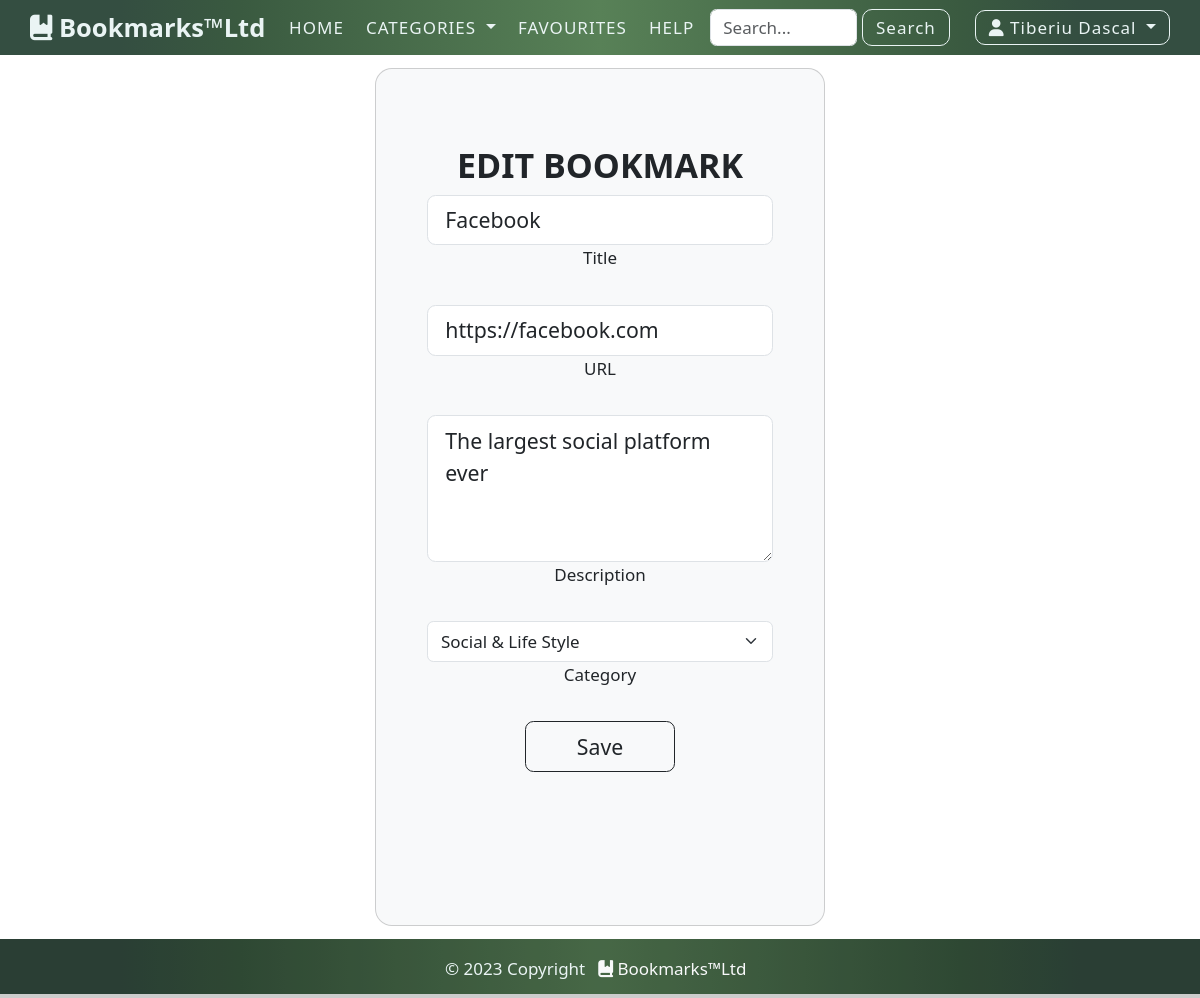
The app's page /edit_bookmark.php?id=2 (signed in) with its own data.
### tables this page shows
CREATE TABLE `bookmarks` (
  `id` int(10) unsigned NOT NULL AUTO_INCREMENT,
  `title` varchar(255) NOT NULL,
  `URL` varchar(300) NOT NULL,
  `description` text DEFAULT NULL,
  `date_created` datetime NOT NULL DEFAULT current_timestamp(),
  `date_modified` datetime DEFAULT NULL,
  `owner_id` int(11) unsigned NOT NULL,
  `category_id` int(10) unsigned DEFAULT NULL,
  PRIMARY KEY (`id`),
  KEY `fk_bookmarks_users` (`owner_id`),
  KEY `fk_bookmarks_categories` (`category_id`) USING BTREE,
  CONSTRAINT `FK_bookmarks_categories` FOREIGN KEY (`category_id`) REFERENCES `categories` (`id`),
  CONSTRAINT `fk_bookmarks_users` FOREIGN KEY (`owner_id`) REFERENCES `users` (`id`)
);

### edit_bookmark.php (called while the page is built, shortened)
<?php
require_once 'classes/Database.php';
require_once 'classes/Bookmark.php';
require_once 'classes/Category.php';
include 'templates/header.php';
$form_title = "Edit";
$id = $_GET['id'];
$db = new Database();
$bm = new Bookmark($db);
$bookmark = $bm->getBookmarkById($id);
$title = $bookmark['title'];
$url = $bookmark['URL'];
$description = $bookmark['description'];
include 'templates/t_bookmark.php';
include 'templates/footer.php';

### classes/Database.php (called while the page is built, shortened)
<?php
class Database
{
    private $conn;
    public function __construct()
    {
        $this->conn = new mysqli(DB_HOST, DB_USER, DB_PASS, DB_NAME);
        $this->conn->set_charset('utf8');
    }
    public function query($sql)
    {
        return $this->conn->query($sql);
    }
}

### classes/Bookmark.php (called while the page is built, shortened)
<?php
class Bookmark
{
    private $db;
    public function __construct(Database $database)
    {
        $this->db = $database;
    }
    public function getBookmarkById($id)
    {
        $id = (int)$id;
        $sql = "SELECT * FROM bookmarks WHERE id = $id";
        $result = $this->db->query($sql);
        return $result->fetch_assoc();
    }
}

### classes/Category.php (called while the page is built, shortened)
<?php
class Category{
    private $db;
    public function __construct(Database $database)
    {
        $this->db = $database;
    }
    public function getAllCategories()
    {
        $sql = "SELECT * FROM categories";
        $row = $this->db->query($sql);
        $results = array();
        while($result = $row->fetch_assoc()){
            $results[] = $result;
        }
        return $results;
    }
}

### templates/t_bookmark.php (the view)
<form method="POST">
    <section class="gradient-custom">
        <div class="container py-2 h-100">
            <div class="row d-flex justify-content-center align-items-center h-100">
                <div class="col-12 col-md-8 col-lg-6 col-xl-5">
                    <div class="card bg-light text-dark" style="border-radius: 1rem;">
                        <div class="card-body p-5 text-center">
                            <div class="mb-md-5 mt-md-4 pb-5">
                                <h2 class="fw-bold mb-2 text-uppercase"><?=$form_title?> Bookmark</h2>
                                <div class="form-outline form-white mb-4">
                                    <input type="text" name="title" id="title" class="form-control form-control-lg"
                                           value="<?php if(isset($title)) { echo $title; } ?>" required autofocus />
                                    <label class="form-label" for="title">Title</label>
                                </div>
                                <div class="form-outline form-white mb-4">
                                    <input type="url" name="url" id="url" class="form-control form-control-lg"
                                           value="<?php if(isset($url)) { echo $url; } ?>" required/>
                                    <label class="form-label" for="url">URL</label>
                                </div>
                                <div class="form-outline form-white mb-4">
                                    <textarea name="description" id="description" class="form-control form-control-lg" rows="4"><?php if(isset($description)) { echo $description; } ?></textarea>
                                    <label class="form-label" for="description">Description</label>
                                </div>
                                <div class="form-outline form-white mb-4">
                                    <select class="form-control form-select" name="category" id="category" aria-label="Floating label select example">
                                        <?php foreach($cats as $cat): ?>
                                        <?php if($cat['id'] == $bookmark['category_id']){ $selected = "selected"; } else { $selected = "";}?>
                                            <option value="<?=$cat['id']?>" <?=$selected?> class="fw-bold">
                                                <?=$cat['name']?>
                                            </option>
                                        <?php endforeach; ?>
                                    </select>
                                    <label class="form-label" for="category">Category</label>
                                </div>
                                <button class="btn btn-outline-dark btn-lg px-5" type="submit" name="save">Save</button>
                            </div>
                        </div>
                    </div>
                </div>
            </div>
        </div>
    </section>
</form>

### assets/styles/nav.css (style rules this page uses)
:root { --clr-green-900: #344e41; --clr-green-600: #3a5a40; --clr-green-300: #588157; --clr-green-900-op: rgba(51, 79, 65, 0.85); --clr-green-600-op: rgba(59, 89, 64, 0.85); --clr-green-300-op: rgba(87, 127, 87, 0.85); --clr-light: #eaf4f4; }
@media (min-width: 900px) { html { font-size: 13.5px; } }
@media (min-width: 1100px) { html { font-size: 17px; } }

### assets/styles/main.css (style rules this page uses)
html, body { height:100vh; margin:0; }
body { display:flex; flex-direction: column; justify-content: space-between; }

### records on screen
bookmarks: title "Facebook", url "https://facebook.com", description "The largest social platform ever"

### other values on screen
$_SESSION['first_name'] "Tiberiu"
$_SESSION['last_name'] "Dascal"
$form_title "EDIT"
form field category "Social & Life Style"
